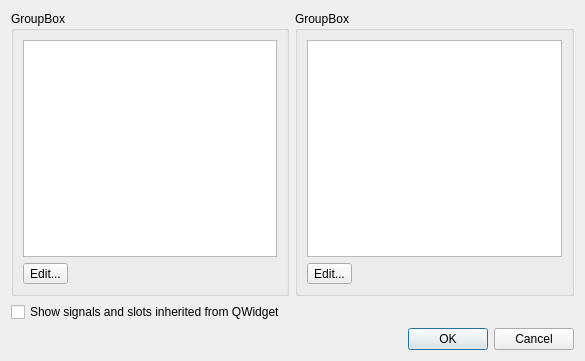
<ui version="4.0" >
 <class>ConnectDialog</class>
 <widget class="QDialog" name="ConnectDialog" >
  <property name="geometry" >
   <rect>
    <x>0</x>
    <y>0</y>
    <width>585</width>
    <height>361</height>
   </rect>
  </property>
  <property name="windowTitle" >
   <string>Configure Connection</string>
  </property>
  <layout class="QGridLayout" >
   <item row="0" column="0" >
    <widget class="QGroupBox" name="signalGroupBox" >
     <property name="title" >
      <string>GroupBox</string>
     </property>
     <layout class="QVBoxLayout" >
      <item>
       <widget class="QListWidget" name="signalList" >
        <property name="textElideMode" >
         <enum>Qt::ElideMiddle</enum>
        </property>
       </widget>
      </item>
      <item>
       <layout class="QHBoxLayout" >
        <item>
         <widget class="QToolButton" name="editSignalsButton" >
          <property name="text" >
           <string>Edit...</string>
          </property>
         </widget>
        </item>
        <item>
         <spacer>
          <property name="orientation" >
           <enum>Qt::Horizontal</enum>
          </property>
          <property name="sizeHint" >
           <size>
            <width>40</width>
            <height>20</height>
           </size>
          </property>
         </spacer>
        </item>
       </layout>
      </item>
     </layout>
    </widget>
   </item>
   <item row="0" column="1" >
    <widget class="QGroupBox" name="slotGroupBox" >
     <property name="title" >
      <string>GroupBox</string>
     </property>
     <layout class="QVBoxLayout" >
      <item>
       <widget class="QListWidget" name="slotList" >
        <property name="textElideMode" >
         <enum>Qt::ElideMiddle</enum>
        </property>
       </widget>
      </item>
      <item>
       <layout class="QHBoxLayout" >
        <item>
         <widget class="QToolButton" name="editSlotsButton" >
          <property name="text" >
           <string>Edit...</string>
          </property>
         </widget>
        </item>
        <item>
         <spacer>
          <property name="orientation" >
           <enum>Qt::Horizontal</enum>
          </property>
          <property name="sizeHint" >
           <size>
            <width>40</width>
            <height>20</height>
           </size>
          </property>
         </spacer>
        </item>
       </layout>
      </item>
     </layout>
    </widget>
   </item>
   <item row="1" column="0" colspan="2" >
    <widget class="QCheckBox" name="showAllCheckBox" >
     <property name="text" >
      <string>Show signals and slots inherited from QWidget</string>
     </property>
    </widget>
   </item>
   <item row="2" column="0" colspan="2" >
    <widget class="QDialogButtonBox" name="buttonBox" >
     <property name="orientation" >
      <enum>Qt::Horizontal</enum>
     </property>
     <property name="standardButtons" >
      <set>QDialogButtonBox::Cancel|QDialogButtonBox::NoButton|QDialogButtonBox::Ok</set>
     </property>
    </widget>
   </item>
  </layout>
 </widget>
 <resources/>
 <connections>
  <connection>
   <sender>buttonBox</sender>
   <signal>accepted()</signal>
   <receiver>ConnectDialog</receiver>
   <slot>accept()</slot>
   <hints>
    <hint type="sourcelabel" >
     <x>248</x>
     <y>254</y>
    </hint>
    <hint type="destinationlabel" >
     <x>157</x>
     <y>274</y>
    </hint>
   </hints>
  </connection>
  <connection>
   <sender>buttonBox</sender>
   <signal>rejected()</signal>
   <receiver>ConnectDialog</receiver>
   <slot>reject()</slot>
   <hints>
    <hint type="sourcelabel" >
     <x>316</x>
     <y>260</y>
    </hint>
    <hint type="destinationlabel" >
     <x>286</x>
     <y>274</y>
    </hint>
   </hints>
  </connection>
 </connections>
</ui>
